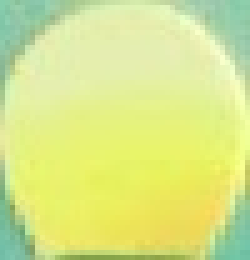
#> input picture Project_3/Proj_3/Code/Training_Data_3/Yellow_Training/yellowTrain (14).jpg, 50 x 52 px (shown 5 times larger); its folder holds only this picture in this run
$ python Average_Histogram.py
#> lines starting #> are read from the running program, lines starting #| are printed output that depends on the picture
#########################################################################
#Calculates Average Histogram of one buoy at a time
#This will give us the intuition of all the channels that will be used to
#detect the buoys for 1D training.
#Also it gives us the peaks of pixel intesities.
#########################################################################

import glob
import cv2
import numpy as np
from matplotlib import pyplot as plt

#set the path to the dataset of different coloured buoy each time
path = glob.glob(r"C:\Users\sukoo\673\Project3\Training_Data\Yellow_Training\*.jpg")

#initialise the list of final set of histogram
final_histr = []

#defining colours
color = ('b','g','r')
#iterating over each image from the path
for img in path:
    #reading the image and pre-processing (gaussian blur)
    n = cv2.imread(img)
#> n is the input picture: shape (52, 50, 3); mean B, G, R 137.1, 231, 216
    n = cv2.GaussianBlur(n,(5,5),0)
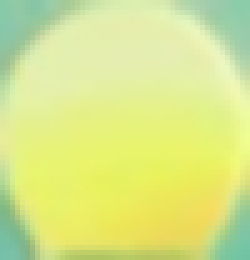
#> n: shape (52, 50, 3) (shown 5 times larger); mean B, G, R 137.3, 231.3, 216.5
    #initialise another empty list to store 3 lists of histogram values for blue, green, red respectively.
    histr_all=[]

    #'i' takes values of enumerate(colour)= (o,1,2)
    for i,col in enumerate(color):
        histr = cv2.calcHist([n],[i],None,[256],[0,256])
        #appends 3 vectors of 256 elements each to histr_all
        histr_all.append(histr)
#> after the loop, histr_all = 3 items
    #converted the list(histr_all) to numpy array and flatten it so that it has 256 x 3 = 768 elements
    histr_all = np.array(histr_all, dtype = "uint8")
    histr_all=histr_all.flatten()
#> histr_all = 768 values, max 236 at index 497, min 0 at index 0, mean 9.49
    #keep on adding all the rgb vector of 768 elements of every image in one 'coloured' buoy
    final_histr.append(histr_all)

final_histr = np.array(final_histr)
#final_histr is converted to np.array to apply mean function "COLUMN WISE" that's why 'axis =0'
# 1 | 2 | 3 | 4 -i
# 5 | 6 | 7 | 8 -ii
#----------------------
# 3 | 4 | 5 | 6 - avg(i,ii)
mean_vec= np.mean(final_histr, axis =0)
#> mean_vec has the same summary as histr_all
#split the channels' mean values
mean_b = mean_vec[0:256]
#> mean_b = 256 values, max 94 at index 175, min 0 at index 0, mean 10.16
mean_g = mean_vec[256:512]
#> mean_g = 256 values, max 236 at index 241, min 0 at index 0, mean 10.16
mean_r = mean_vec[512:]
#> mean_r = 256 values, max 187 at index 232, min 0 at index 0, mean 8.16
plt.plot(mean_b,color = 'b')
#plt.show()
plt.plot(mean_g,color = 'g')
#plt.show()
plt.plot(mean_r,color = 'r')
plt.show()
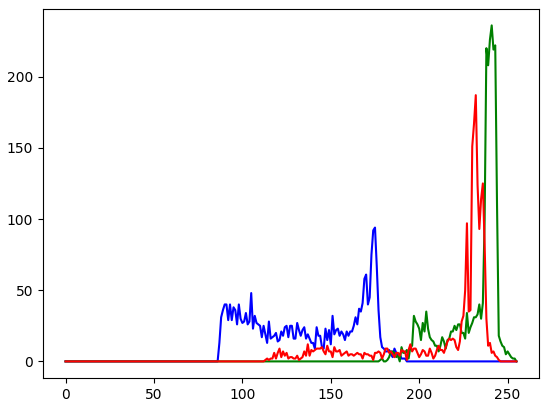
#> figure drawn by matplotlib, 1 panel; curve peaks at x = 175, y = 94; curve peaks at x = 241, y = 236; curve peaks at x = 232, y = 187

$ run again, on Project_3/Proj_3/Code/Training_Data_3/Yellow_Training/yellowTrain (16).jpg
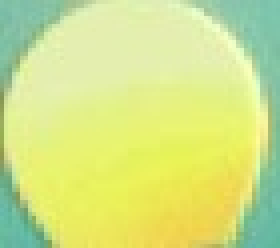
#> input picture Project_3/Proj_3/Code/Training_Data_3/Yellow_Training/yellowTrain (16).jpg, 70 x 62 px (shown 4 times larger)
#> n is the input picture: shape (62, 70, 3); mean B, G, R 134.8, 227.7, 210
#> after the loop `for i,col in enumerate(color):`: histr_all = 3 items
#> `histr_all=histr_all.flatten()`: histr_all = 768 values, max 255 at index 744, min 0 at index 0, mean 13.29
#> mean_vec has the same summary as histr_all
#> mean_b = 256 values, max 208 at index 175, min 0 at index 0, mean 16.95
#> mean_g = 256 values, max 231 at index 241, min 0 at index 0, mean 10.95
#> mean_r = 256 values, max 255 at index 232, min 0 at index 0, mean 11.95
#> `plt.show()`:
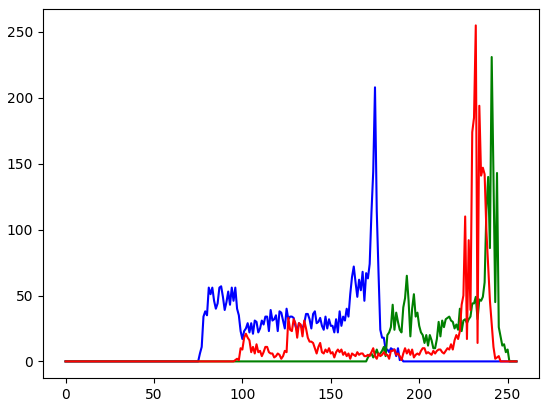
#> figure drawn by matplotlib, 1 panel; curve peaks at x = 175, y = 208; curve peaks at x = 241, y = 231; curve peaks at x = 232, y = 255

$ run again, on Project_3/Proj_3/Code/Training_Data_3/Yellow_Training/yellowTrain (17).jpg
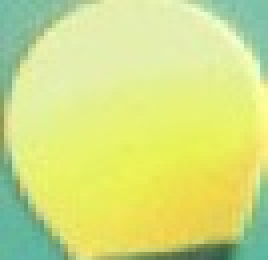
#> input picture Project_3/Proj_3/Code/Training_Data_3/Yellow_Training/yellowTrain (17).jpg, 67 x 65 px (shown 4 times larger)
#> n is the input picture: shape (65, 67, 3); mean B, G, R 129.7, 224.3, 209.7
#> after the loop `for i,col in enumerate(color):`: histr_all = 3 items
#> `histr_all=histr_all.flatten()`: histr_all = 768 values, max 237 at index 742, min 0 at index 0, mean 13.35
#> mean_vec has the same summary as histr_all
#> mean_b = 256 values, max 164 at index 175, min 0 at index 0, mean 17.01
#> mean_g = 256 values, max 151 at index 240, min 0 at index 0, mean 11.01
#> mean_r = 256 values, max 237 at index 230, min 0 at index 0, mean 12.01
#> `plt.show()`:
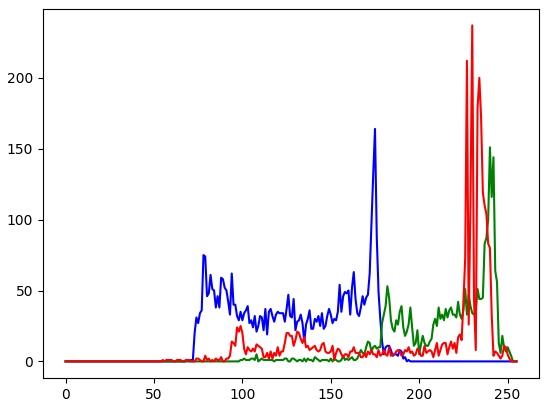
#> figure drawn by matplotlib, 1 panel; curve peaks at x = 175, y = 164; curve peaks at x = 240, y = 151; curve peaks at x = 230, y = 237
